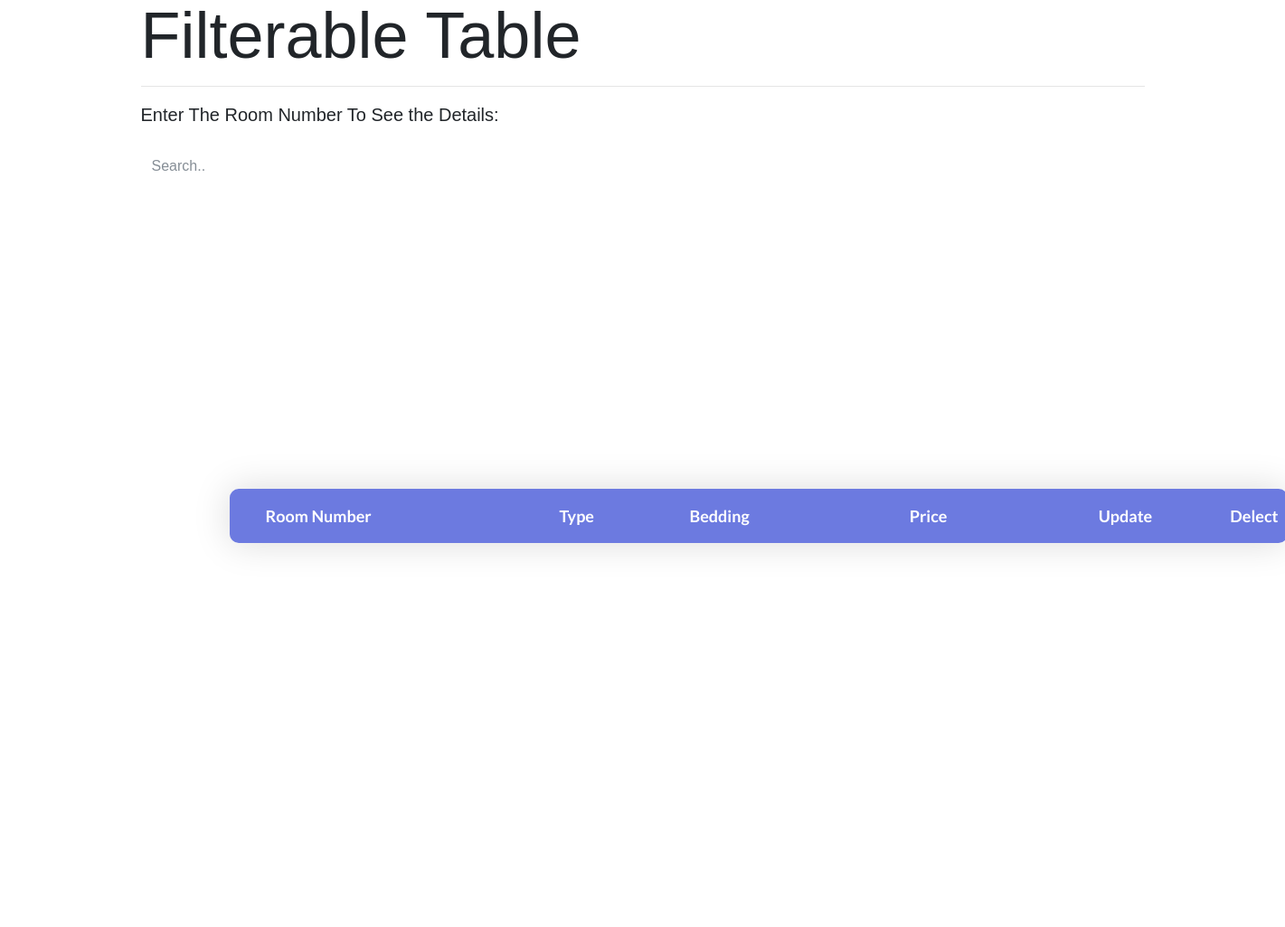
The app's page /admin_room.php, older data.
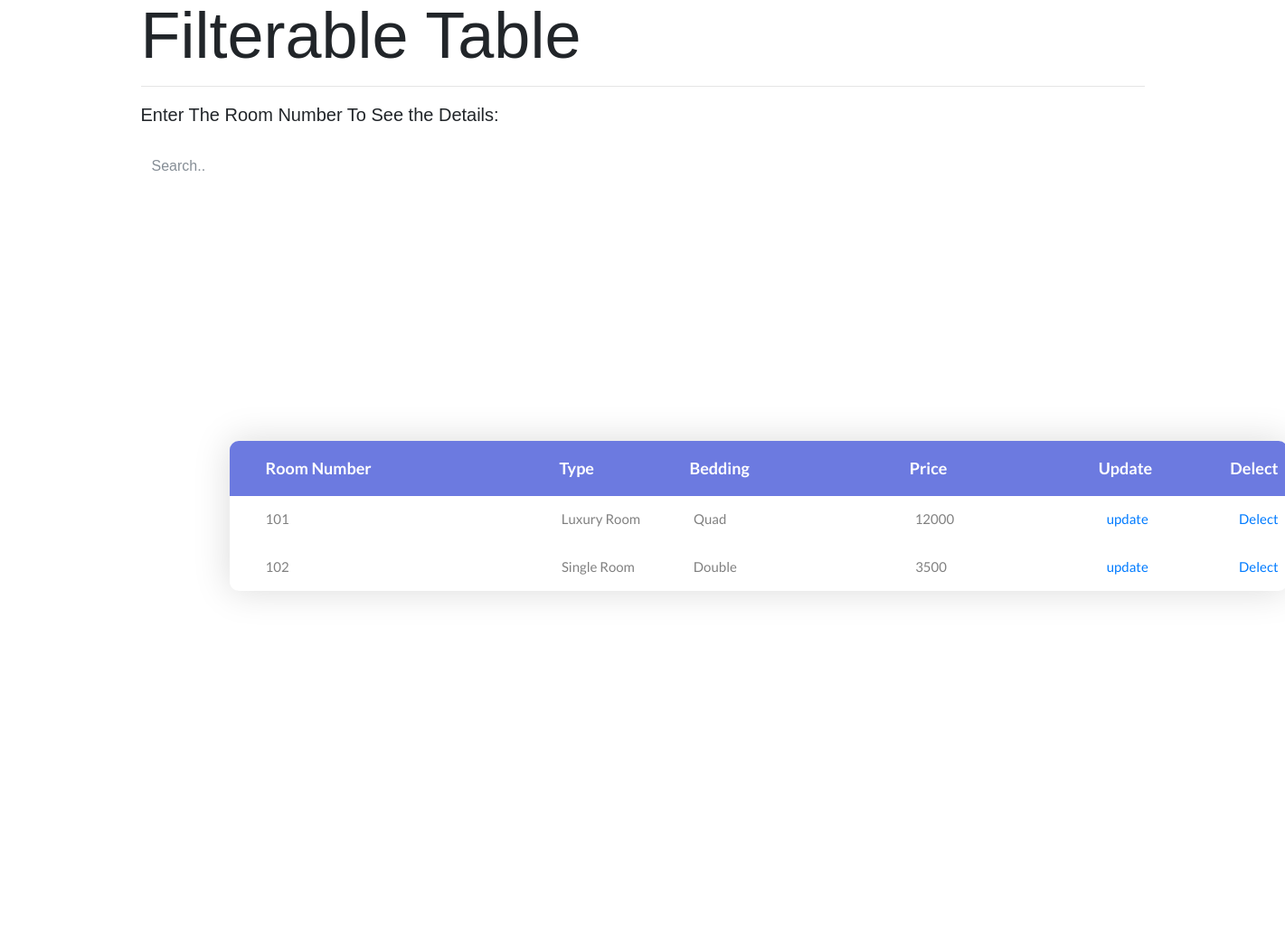
The same page, newer data.
### tables this page shows
CREATE TABLE `room_num` (
  `id` int(6) NOT NULL,
  `t_id` int(10) NOT NULL,
  `cusid` int(15) DEFAULT NULL
);

CREATE TABLE `room` (
  `id` int(10) UNSIGNED NOT NULL,
  `type` varchar(15) DEFAULT NULL,
  `bedding` varchar(10) DEFAULT NULL,
  `price` int(8) DEFAULT NULL
);

### admin_room.php (the view, shortened to what this page needs)
<!DOCTYPE html>
<html lang="en">
<head>
	<link rel="stylesheet" type="text/css" href="css/bootstrap.min.css">
	<link rel="stylesheet" type="text/css" href="fonts/font-awesome-4.7.0/css/font-awesome.min.css">
	<link rel="stylesheet" type="text/css" href="css/animate.css">
	<link rel="stylesheet" type="text/css" href="css/select2.min.css">
	<link rel="stylesheet" type="text/css" href="css/perfect-scrollbar.css">
	<link rel="stylesheet" type="text/css" href="css/util.css">
	<link rel="stylesheet" type="text/css" href="css/main.css">
</head>
<body>
	<div class="container">
	<h2 class="display-3">Filterable Table</h2>
	<hr>
  <p class="lead">Enter The Room Number To See the Details:</p><br> </di>
  <input class="form-control" id="myInput" type="text" placeholder="Search..">
  <br>
	<div class="limiter">
		<div class="container-table100">
			<div class="wrap-table100">
				<div class="table100 ver1 m-b-110">
					<div class="table100-head">
						<table>
							<thead>
								<tr class="row100 head">
									<th class="cell100 column1">Room Number</th>
									<th class="cell100 column2">Type</th>
									<th class="cell100 column3">Bedding</th>
									<th class="cell100 column4">Price</th>
									<th class="cell100 column5">Update</th>
									<th class="cell100 column5">Delect</th>
								</tr>
							</thead>
						</table>
					</div>
					<?php
                    require "connection.php";
                    $result= "SELECT rn.id,r.type,r.bedding,r.price
                              FROM room_num AS rn, room AS r
                              WHERE r.id=rn.t_id";
                    $query= mysqli_query($conn,$result);
                    while($row=mysqli_fetch_assoc($query)){
                    echo '<div class="table100-body js-pscroll">
						<table>
							<tbody id="myTable">
								<tr class="row100 body">
									<td class="cell100 column1">'.$row["id"].'</td>
									<td class="cell100 column2">'.$row["type"].'</td>
									<td class="cell100 column3">'.$row["bedding"].'</td>
									<td class="cell100 column4">'.$row["price"].'</td>
									<td class="cell100 column5"><a href=admin/update_room_form.php?id='.$row['id'].'>update</a></td>
									<td class="cell100 column6"><a href=admin/delect_room.php?id='.$row['id'].'>Delect</a></td>
								</tr>
							</tbody>
						</table>
					</div>';
                }
					?>
									</div>
				</div>
			</div>
		</div>
</body>
</html>

Row changes from the older to the newer data that the page shows:
added room_num: id "101", room.type "Luxury Room", room.bedding "Quad", room.price "12000"
added room_num: id "102", room.type "Single Room", room.bedding "Double", room.price "3500"
